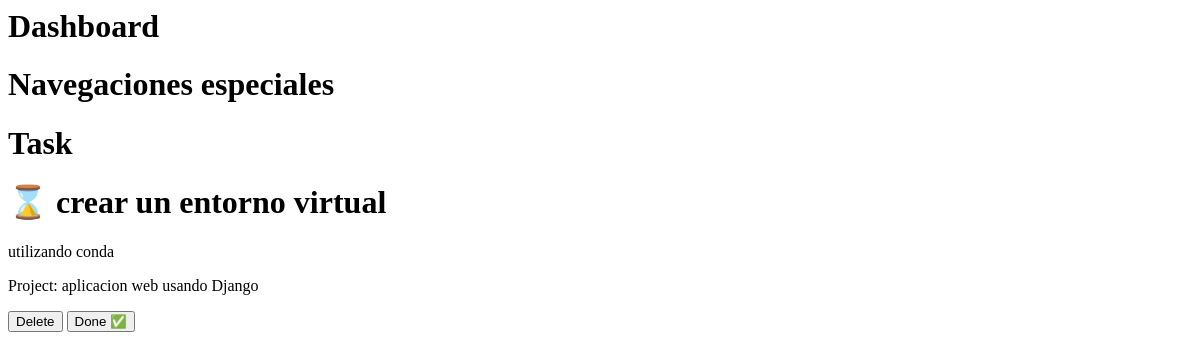
The page /task/ on the database as committed earlier.
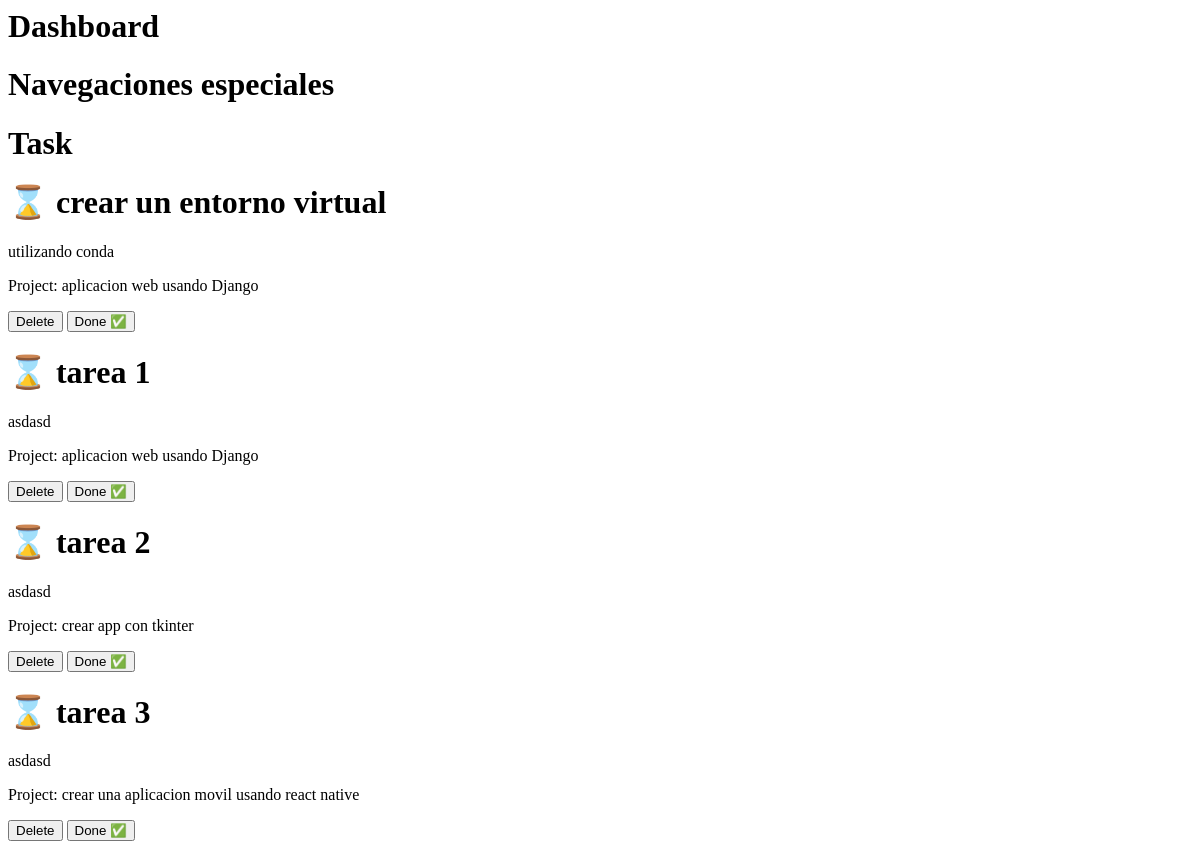
The same page on the database as committed later.
### myapp/models.py (models this page shows, shortened)
class Task(models.Model):
    title = models.CharField(max_length=200)
    description = models.TextField()
    project = models.ForeignKey(Project, on_delete=models.CASCADE)
    done = models.BooleanField(default=False)

class Project(models.Model):
    name = models.CharField(max_length=200)

### myapp/views.py (the view)
# urls.py: path('task/', views.task),
def task(request):
    tasks = Task.objects.all()
    return render(request, 'tasks/task.html', {
        'tasks': tasks
    })

### myapp/templates/tasks/task.html
{% extends 'layouts/base2.html' %}
{% block content %}
<h1>Task</h1>
{% for task in tasks %}
<div>
    <h1>{% if task.done == False %}⌛{% else %}✅{% endif %} {{task.title}}</h1>
    <p>{{task.description}}</p>
    <p>Project: {{task.project.name}}</p>
    <button>
        Delete
    </button>
    <button>
        Done ✅
    </button>
</div>
{% endfor %}
{% endblock %}

### myapp/templates/layouts/base2.html
<h1>Dashboard</h1>
<h1>Navegaciones especiales</h1>
{% block content %}
{% endblock %}

Rows that differ between the two databases and show on the page:
added Task: title "tarea 1", description "asdasd", project.name "aplicacion web usando Django"
added Task: title "tarea 2", description "asdasd", project.name "crear app con tkinter"
added Task: title "tarea 3", description "asdasd", project.name "crear una aplicacion movil usando react native"
